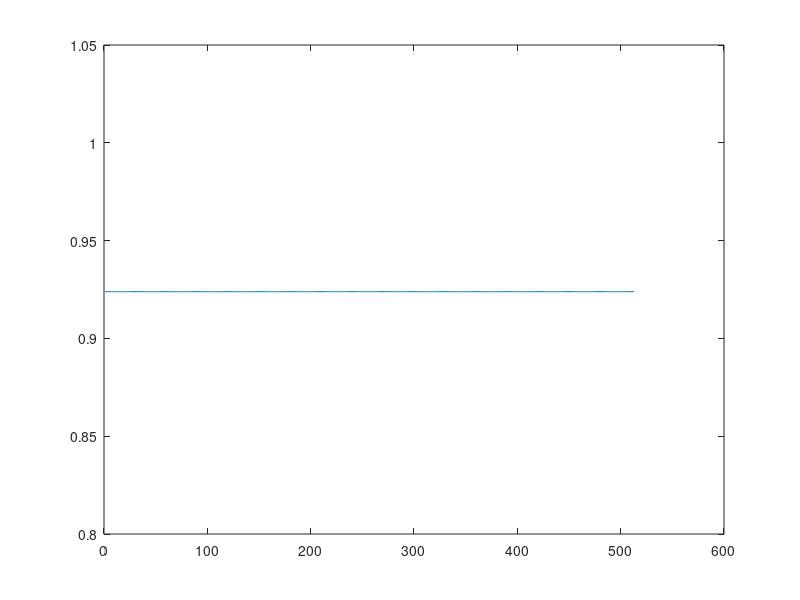

This figure's MATLAB source:
clear all
close all

F_s = 10^6;
T = 10e-6;

f_0 = 10^5;
omega_0 = 2*pi*f_0;
phi = pi/8;
A = 1;

SNR_decibel = 0;
SNR = db2mag(SNR_decibel);
sigma = sqrt(A^2./(2*SNR));

N = 513;
n_0 = -256;
t = 0:T:T*(N-1);
k = [10,12,14,16,18,20];

t1 = A* exp(1i*(omega_0*t + phi));
t2 = sigma*randn(N,1);
t3 = 1i*sigma*randn(N,1);

x = A* exp(1i*(omega_0*t + phi)); %%+ sigma*randn(1,N) + 1i*sigma*randn(1,N);

plot(real(x)); hold on;
%plot(imag(x)); hold off;
